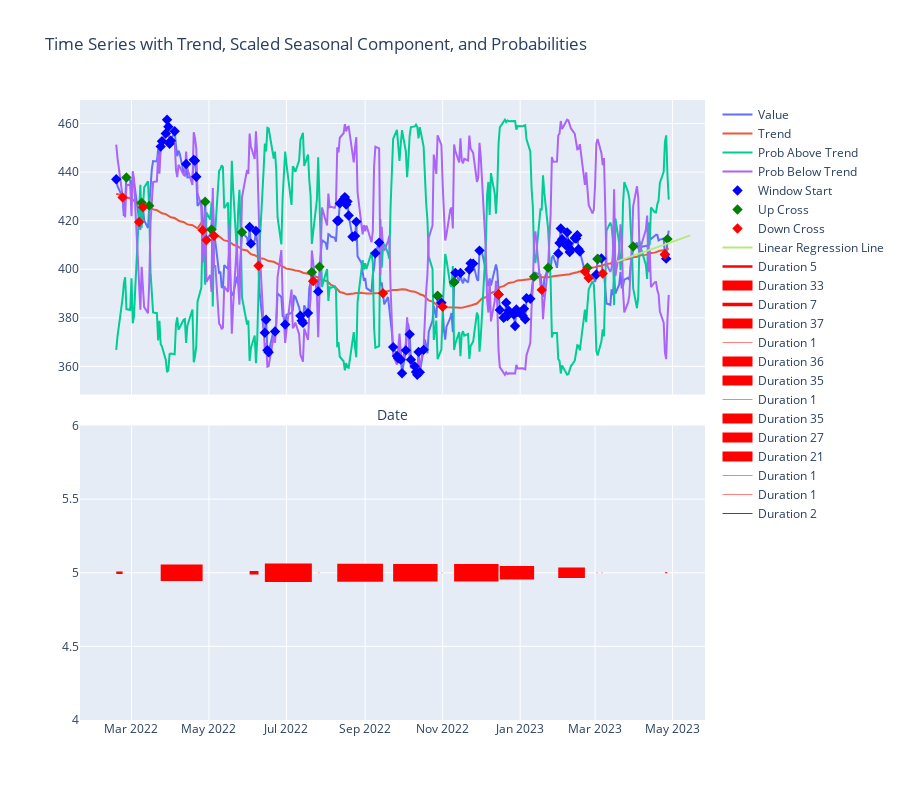
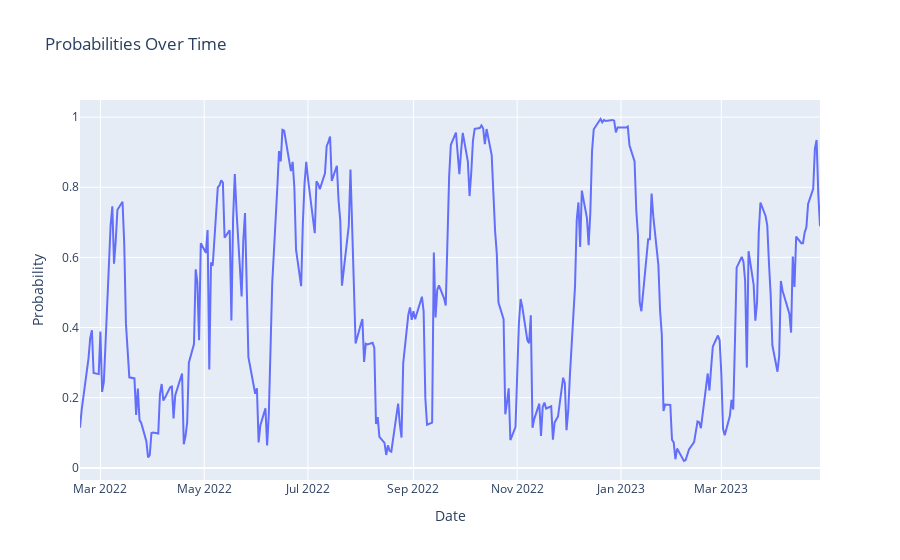
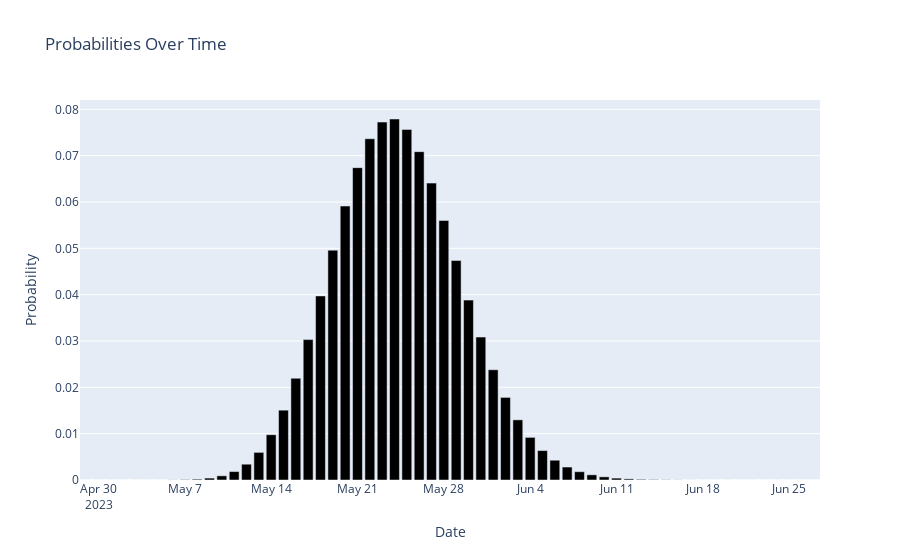
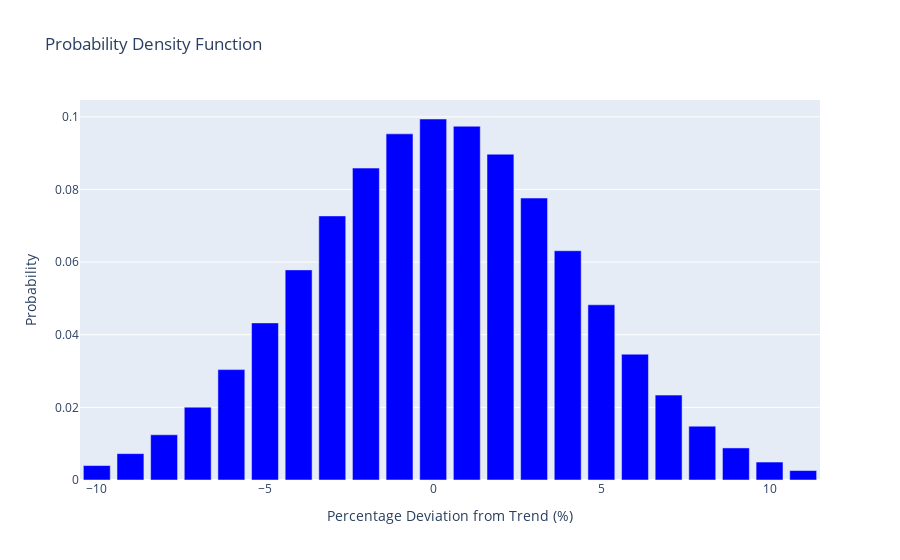

The code cell stored with these charts, in order, in its notebook:
### Markdown cell above
# Description

The purpose of the follow is to give us a model for price movements based on mean reversion. We do the following:

* Decompose the time series into trend, seasonal, and residual components using the STL decomposition method.

* Calculate the probabilities of the price being above or below the trend using a logistic regression model.

* Identify periods of high probability of the price being above or below the trend and attaching markers to the time series to indicate these periods.

* Identifying durations of high probability periods and calculating the extremes within each duration. The script will identify how long each duration lasted, and the maximum or minimum price movement within each duration.

* Fitting the distribution of the percentage deviations of the prices from the trend and identifying the probabilities of future price movements using a Poisson distribution.

* Creating various plots to visualize the results, including time series plots with trend, seasonal components, and probability markers, histograms of the probabilities, bar charts of the probability over time, and a bar chart of the probability density function of the percentage deviation of prices from the trend.

### Code cell
# Note: You can run this from the command line with scripts/mean_regressions.py
import plotly.io as pio
from plotly.offline import init_notebook_mode
from IPython.display import Image, display
import yfinance as yf
import pandas as pd
from machine_learning_finance import get_coin_data_frames, attach_markers, generate_probability, \
    calc_durations_with_extremes, prob_chart, plot_full_analysis, calculate_and_graph_duration_probabilities, \
    calculate_and_graph_price_probabilities, analyze_extreme_deviations, \
    plot_full_analysis

init_notebook_mode(connected=True)
windows = [300, 600, 900, 1500]
window = 300
coin_base = False
ku_coin = False
use_stocks = True
symbol = "SPY"
date_str = pd.Timestamp.now().strftime("%Y-%m-%d")
start_date = pd.to_datetime(date_str)

if not use_stocks:
    df_raw = get_coin_data_frames(window, symbol)
    df_raw = df_raw.set_index("Date")
    df_raw = df_raw.sort_index()
else:
    tickerObj = yf.download(tickers=symbol, interval="1d")
    df_raw = pd.DataFrame(tickerObj)
    df_raw = df_raw.tail(window)
    
trend, prob_above_trend, prob_below_trend, volatility, model = generate_probability(df_raw)

df_raw = attach_markers(df_raw, trend, prob_above_trend)
df_durations = calc_durations_with_extremes(df_raw)
plot_full_analysis(df_raw, trend, prob_above_trend, prob_below_trend, model, df_durations)
prob_chart(df_raw, prob_above_trend)


calculate_and_graph_duration_probabilities(start_date, df_raw, df_durations)

percent_diff_from_trend = ((df_raw["Close"] - trend) / trend) * 100
calculate_and_graph_price_probabilities(percent_diff_from_trend)

### Figure 1 — Plotly figure (JSON) as saved in the notebook; plotly's stock layout.template omitted (floating-point values rounded to 4 significant figures; data arrays with more than 128 entries replaced by an {"elided": "..."} marker saying what was removed)
{"data": [{"mode": "lines", "name": "Value", "type": "scatter", "x": {"elided": "300 str values"}, "xaxis": "x", "y": {"elided": "300 float values"}, "yaxis": "y"}, {"mode": "lines", "name": "Trend", "type": "scatter", "x": {"elided": "300 str values"}, "xaxis": "x", "y": {"elided": "300 float values"}, "yaxis": "y"}, {"mode": "lines", "name": "Prob Above Trend", "type": "scatter", "x": {"elided": "300 str values"}, "xaxis": "x", "y": {"elided": "300 float values"}, "yaxis": "y"}, {"mode": "lines", "name": "Prob Below Trend", "type": "scatter", "x": {"elided": "300 str values"}, "xaxis": "x", "y": {"elided": "300 float values"}, "yaxis": "y"}, {"marker": {"color": "blue", "size": 8, "symbol": "diamond"}, "mode": "markers", "name": "Window Start", "type": "scatter", "x": {"elided": "300 str values"}, "xaxis": "x", "y": {"elided": "300 float values"}, "yaxis": "y"}, {"marker": {"color": "green", "size": 8, "symbol": "diamond"}, "mode": "markers", "name": "Up Cross", "type": "scatter", "x": {"elided": "300 str values"}, "xaxis": "x", "y": {"elided": "300 float values"}, "yaxis": "y"}, {"marker": {"color": "red", "size": 8, "symbol": "diamond"}, "mode": "markers", "name": "Down Cross", "type": "scatter", "x": {"elided": "300 str values"}, "xaxis": "x", "y": {"elided": "300 float values"}, "yaxis": "y"}, {"mode": "lines", "name": "Linear Regression Line", "type": "scatter", "x": ["2023-03-18T00:00:00", "2023-03-19T00:00:00", "2023-03-20T00:00:00", "2023-03-21T00:00:00", "2023-03-22T00:00:00", "2023-03-23T00:00:00", "2023-03-24T00:00:00", "2023-03-25T00:00:00", "2023-03-26T00:00:00", "2023-03-27T00:00:00", "2023-03-28T00:00:00", "2023-03-29T00:00:00", "2023-03-30T00:00:00", "2023-03-31T00:00:00", "2023-04-01T00:00:00", "2023-04-02T00:00:00", "2023-04-03T00:00:00", "2023-04-04T00:00:00", "2023-04-05T00:00:00", "2023-04-06T00:00:00", "2023-04-07T00:00:00", "2023-04-08T00:00:00", "2023-04-09T00:00:00", "2023-04-10T00:00:00", "2023-04-11T00:00:00", "2023-04-12T00:00:00", "2023-04-13T00:00:00", "2023-04-14T00:00:00", "2023-04-15T00:00:00", "2023-04-16T00:00:00", "2023-04-17T00:00:00", "2023-04-18T00:00:00", "2023-04-19T00:00:00", "2023-04-20T00:00:00", "2023-04-21T00:00:00", "2023-04-22T00:00:00", "2023-04-23T00:00:00", "2023-04-24T00:00:00", "2023-04-25T00:00:00", "2023-04-26T00:00:00", "2023-04-27T00:00:00", "2023-04-28T00:00:00", "2023-04-29T00:00:00", "2023-04-30T00:00:00", "2023-05-01T00:00:00", "2023-05-02T00:00:00", "2023-05-03T00:00:00", "2023-05-04T00:00:00", "2023-05-05T00:00:00", "2023-05-06T00:00:00", "2023-05-07T00:00:00", "2023-05-08T00:00:00", "2023-05-09T00:00:00", "2023-05-10T00:00:00", "2023-05-11T00:00:00", "2023-05-12T00:00:00", "2023-05-13T00:00:00", "2023-05-14T00:00:00", "2023-05-15T00:00:00", "2023-05-16T00:00:00", "2023-05-17T00:00:00", "2023-05-18T00:00:00", "2023-05-19T00:00:00", "2023-05-20T00:00:00", "2023-05-21T00:00:00", "2023-05-22T00:00:00", "2023-05-23T00:00:00", "2023-05-24T00:00:00", "2023-05-25T00:00:00", "2023-05-26T00:00:00", "2023-05-27T00:00:00", "2023-05-28T00:00:00", "2023-05-29T00:00:00"], "xaxis": "x", "y": [403.1, 403.3, 403.5, 403.7, 403.9, 404.0, 404.2, 404.4, 404.6, 404.8, 405.0, 405.2, 405.4, 405.5, 405.7, 405.9, 406.1, 406.3, 406.5, 406.7, 406.8, 407.0, 407.2, 407.4, 407.6, 407.8, 408.0, 408.2, 408.3, 408.5, 408.7, 408.9, 409.1, 409.3, 409.5, 409.6, 409.8, 410.0, 410.2, 410.4, 410.6, 410.8, 410.9, 411.1, 411.3, 411.5, 411.7, 411.9, 412.1, 412.3, 412.4, 412.6, 412.8, 413.0, 413.2, 413.4, 413.6, 413.7, 413.9], "yaxis": "y"}, {"line": {"color": "red", "width": 2.5}, "mode": "lines", "name": "Duration 5", "type": "scatter", "x": ["2022-02-17T00:00:00", "2022-02-22T00:00:00"], "xaxis": "x2", "y": [5, 5], "yaxis": "y2"}, {"line": {"color": "red", "width": 16.5}, "mode": "lines", "name": "Duration 33", "type": "scatter", "x": ["2022-03-24T00:00:00", "2022-04-26T00:00:00"], "xaxis": "x2", "y": [5, 5], "yaxis": "y2"}, {"line": {"color": "red", "width": 3.5}, "mode": "lines", "name": "Duration 7", "type": "scatter", "x": ["2022-06-02T00:00:00", "2022-06-09T00:00:00"], "xaxis": "x2", "y": [5, 5], "yaxis": "y2"}, {"line": {"color": "red", "width": 18.5}, "mode": "lines", "name": "Duration 37", "type": "scatter", "x": ["2022-06-14T00:00:00", "2022-07-21T00:00:00"], "xaxis": "x2", "y": [5, 5], "yaxis": "y2"}, {"line": {"color": "red", "width": 0.5}, "mode": "lines", "name": "Duration 1", "type": "scatter", "x": ["2022-07-26T00:00:00", "2022-07-27T00:00:00"], "xaxis": "x2", "y": [5, 5], "yaxis": "y2"}, {"line": {"color": "red", "width": 18}, "mode": "lines", "name": "Duration 36", "type": "scatter", "x": ["2022-08-10T00:00:00", "2022-09-15T00:00:00"], "xaxis": "x2", "y": [5, 5], "yaxis": "y2"}, {"line": {"color": "red", "width": 17.5}, "mode": "lines", "name": "Duration 35", "type": "scatter", "x": ["2022-09-23T00:00:00", "2022-10-28T00:00:00"], "xaxis": "x2", "y": [5, 5], "yaxis": "y2"}, {"line": {"color": "red", "width": 0.5}, "mode": "lines", "name": "Duration 1", "type": "scatter", "x": ["2022-10-31T00:00:00", "2022-11-01T00:00:00"], "xaxis": "x2", "y": [5, 5], "yaxis": "y2"}, {"line": {"color": "red", "width": 17.5}, "mode": "lines", "name": "Duration 35", "type": "scatter", "x": ["2022-11-10T00:00:00", "2022-12-15T00:00:00"], "xaxis": "x2", "y": [5, 5], "yaxis": "y2"}, {"line": {"color": "red", "width": 13.5}, "mode": "lines", "name": "Duration 27", "type": "scatter", "x": ["2022-12-16T00:00:00", "2023-01-12T00:00:00"], "xaxis": "x2", "y": [5, 5], "yaxis": "y2"}, {"line": {"color": "red", "width": 10.5}, "mode": "lines", "name": "Duration 21", "type": "scatter", "x": ["2023-01-31T00:00:00", "2023-02-21T00:00:00"], "xaxis": "x2", "y": [5, 5], "yaxis": "y2"}, {"line": {"color": "red", "width": 0.5}, "mode": "lines", "name": "Duration 1", "type": "scatter", "x": ["2023-03-02T00:00:00", "2023-03-03T00:00:00"], "xaxis": "x2", "y": [5, 5], "yaxis": "y2"}, {"line": {"color": "red", "width": 0.5}, "mode": "lines", "name": "Duration 1", "type": "scatter", "x": ["2023-03-06T00:00:00", "2023-03-07T00:00:00"], "xaxis": "x2", "y": [5, 5], "yaxis": "y2"}, {"line": {"color": "red", "width": 1}, "mode": "lines", "name": "Duration 2", "type": "scatter", "x": ["2023-04-25T00:00:00", "2023-04-27T00:00:00"], "xaxis": "x2", "y": [5, 5], "yaxis": "y2"}], "layout": {"height": 800, "title": {"text": "Time Series with Trend, Scaled Seasonal Component, and Probabilities"}, "xaxis": {"anchor": "y", "domain": [0, 1], "matches": "x2", "showticklabels": false, "title": {"text": "Date"}}, "xaxis2": {"anchor": "y2", "domain": [0, 1]}, "yaxis": {"anchor": "x", "domain": [0.525, 1]}, "yaxis2": {"anchor": "x2", "domain": [0, 0.475]}}}

### Figure 2 — Plotly figure (JSON) as saved in the notebook; plotly's stock layout.template omitted (floating-point values rounded to 4 significant figures; data arrays with more than 128 entries replaced by an {"elided": "..."} marker saying what was removed)
{"data": [{"mode": "lines", "name": "Prob Above Trend", "type": "scatter", "x": {"elided": "300 str values"}, "y": {"elided": "300 float values"}}], "layout": {"title": {"text": "Probabilities Over Time"}, "xaxis": {"title": {"text": "Date"}}, "yaxis": {"title": {"text": "Probability"}}}}

### Figure 3 — Plotly figure (JSON) as saved in the notebook; plotly's stock layout.template omitted (floating-point values rounded to 4 significant figures)
{"data": [{"marker": {"color": ["blue"]}, "type": "bar", "x": ["2023-04-29T00:00:00", "2023-04-30T00:00:00", "2023-05-01T00:00:00", "2023-05-02T00:00:00", "2023-05-03T00:00:00", "2023-05-04T00:00:00", "2023-05-05T00:00:00", "2023-05-06T00:00:00", "2023-05-07T00:00:00", "2023-05-08T00:00:00", "2023-05-09T00:00:00", "2023-05-10T00:00:00", "2023-05-11T00:00:00", "2023-05-12T00:00:00", "2023-05-13T00:00:00", "2023-05-14T00:00:00", "2023-05-15T00:00:00", "2023-05-16T00:00:00", "2023-05-17T00:00:00", "2023-05-18T00:00:00", "2023-05-19T00:00:00", "2023-05-20T00:00:00", "2023-05-21T00:00:00", "2023-05-22T00:00:00", "2023-05-23T00:00:00", "2023-05-24T00:00:00", "2023-05-25T00:00:00", "2023-05-26T00:00:00", "2023-05-27T00:00:00", "2023-05-28T00:00:00", "2023-05-29T00:00:00", "2023-05-30T00:00:00", "2023-05-31T00:00:00", "2023-06-01T00:00:00", "2023-06-02T00:00:00", "2023-06-03T00:00:00", "2023-06-04T00:00:00", "2023-06-05T00:00:00", "2023-06-06T00:00:00", "2023-06-07T00:00:00", "2023-06-08T00:00:00", "2023-06-09T00:00:00", "2023-06-10T00:00:00", "2023-06-11T00:00:00", "2023-06-12T00:00:00", "2023-06-13T00:00:00", "2023-06-14T00:00:00", "2023-06-15T00:00:00", "2023-06-16T00:00:00", "2023-06-17T00:00:00", "2023-06-18T00:00:00", "2023-06-19T00:00:00", "2023-06-20T00:00:00", "2023-06-21T00:00:00", "2023-06-22T00:00:00", "2023-06-23T00:00:00", "2023-06-24T00:00:00", "2023-06-25T00:00:00", "2023-06-26T00:00:00", "2023-06-27T00:00:00"], "y": [1.114e-10, 1.407e-09, 1.229e-08, 8.059e-08, 4.227e-07, 1.847e-06, 6.92e-06, 2.268e-05, 6.608e-05, 0.0001733, 0.0004131, 0.0009027, 0.001821, 0.00341, 0.005962, 0.009771, 0.01507, 0.02196, 0.0303, 0.03973, 0.04961, 0.05913, 0.06741, 0.07365, 0.07725, 0.07792, 0.07567, 0.07087, 0.06408, 0.05601, 0.04738, 0.03882, 0.03085, 0.02379, 0.01783, 0.01298, 0.009202, 0.00635, 0.004269, 0.002799, 0.00179, 0.001118, 0.0006815, 0.0004062, 0.0002367, 0.0001349, 7.527e-05, 4.112e-05, 2.201e-05, 1.154e-05, 5.934e-06, 2.992e-06, 1.48e-06, 7.189e-07, 3.427e-07, 1.605e-07, 7.383e-08, 3.338e-08, 1.484e-08, 6.484e-09]}], "layout": {"title": {"text": "Probabilities Over Time"}, "xaxis": {"title": {"text": "Date"}}, "yaxis": {"title": {"text": "Probability"}}}}

### Figure 4 — Plotly figure (JSON) as saved in the notebook; plotly's stock layout.template omitted (floating-point values rounded to 4 significant figures)
{"data": [{"marker": {"color": "blue"}, "name": "PDF", "type": "bar", "x": [-10, -9, -8, -7, -6, -5, -4, -3, -2, -1, 0, 1, 2, 3, 4, 5, 6, 7, 8, 9, 10, 11], "y": [0.003976, 0.007257, 0.01245, 0.02007, 0.03039, 0.04326, 0.05786, 0.07271, 0.08588, 0.09531, 0.0994, 0.09741, 0.08971, 0.07763, 0.06313, 0.04824, 0.03464, 0.02337, 0.01482, 0.008831, 0.004945, 0.002602]}], "layout": {"title": {"text": "Probability Density Function"}, "xaxis": {"title": {"text": "Percentage Deviation from Trend (%)"}}, "yaxis": {"title": {"text": "Probability"}}}}
